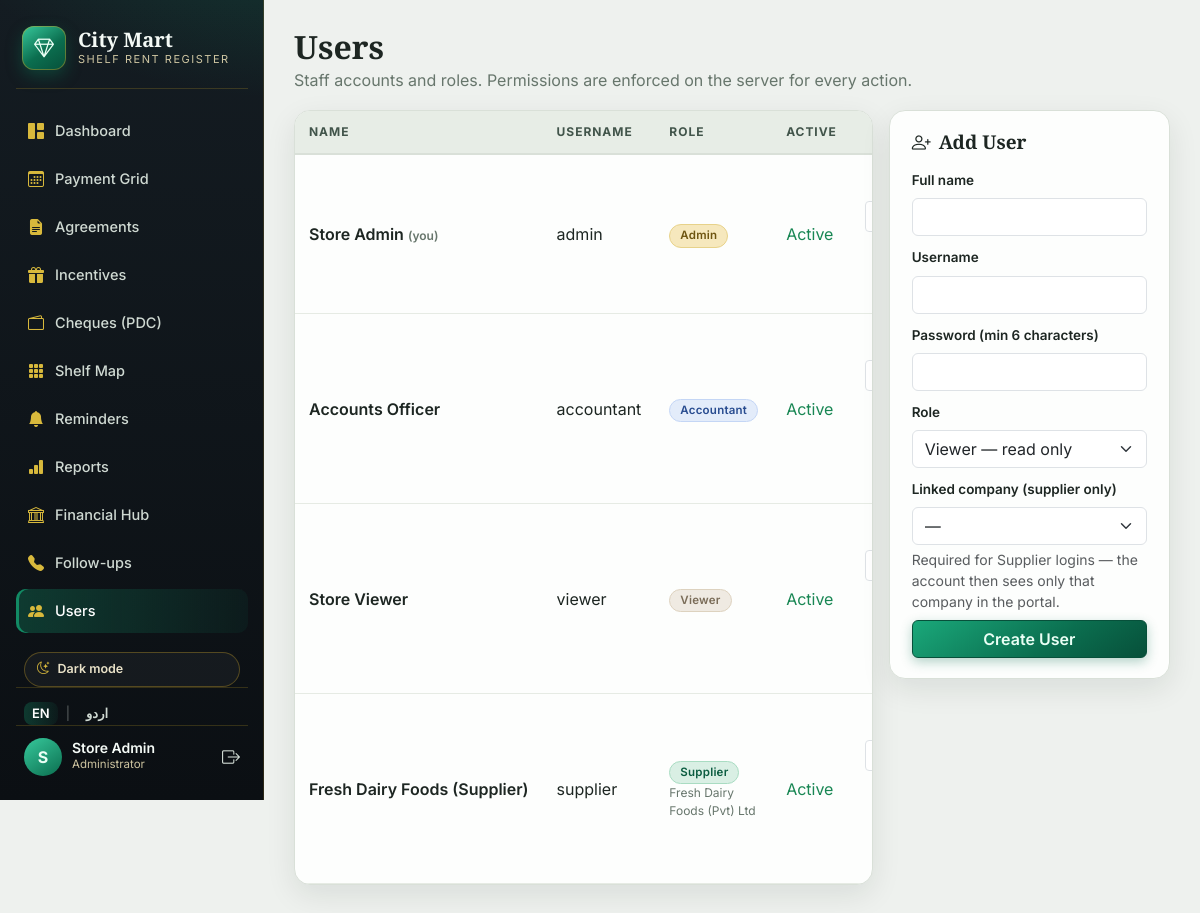
/users.php (signed in), run on the app's committed database.
### tables this page shows
CREATE TABLE IF NOT EXISTS users (
  id            INT UNSIGNED AUTO_INCREMENT PRIMARY KEY,
  name          VARCHAR(100) NOT NULL,
  username      VARCHAR(60)  NOT NULL UNIQUE,
  password_hash VARCHAR(255) NOT NULL,            
  role          ENUM('admin','accountant','viewer','supplier') NOT NULL DEFAULT 'viewer',
  company_id    INT UNSIGNED NULL,                
  is_active     TINYINT(1)   NOT NULL DEFAULT 1,
  created_at    TIMESTAMP    NOT NULL DEFAULT CURRENT_TIMESTAMP,
  KEY idx_users_company (company_id)
);

CREATE TABLE IF NOT EXISTS agreements (
  id                INT UNSIGNED AUTO_INCREMENT PRIMARY KEY,
  supplier_name     VARCHAR(150) NOT NULL,
  ledger_code       VARCHAR(60)  NOT NULL UNIQUE,
  contact_person    VARCHAR(100) NULL,
  contact_phone     VARCHAR(40)  NULL,
  contact_email     VARCHAR(120) NULL,
  rent_type         ENUM('fixed','percentage') NOT NULL DEFAULT 'fixed',
  rent_amount       DECIMAL(12,2) NULL,           
  percentage_rate   DECIMAL(5,2)  NULL,           
  wht_percent       DECIMAL(5,2)  NOT NULL DEFAULT 0,   
  gst_percent       DECIMAL(5,2)  NOT NULL DEFAULT 0,   
  shelf_id          INT UNSIGNED NULL,            
  billing_frequency ENUM('monthly','quarterly','display_drive') NOT NULL DEFAULT 'monthly',
  period_from       DATE NOT NULL,
  period_to         DATE NOT NULL,
  scan_file         VARCHAR(255) NULL,            
  notes             VARCHAR(255) NULL,
  created_by        INT UNSIGNED NULL,
  created_at        TIMESTAMP NOT NULL DEFAULT CURRENT_TIMESTAMP,
  updated_at        TIMESTAMP NOT NULL DEFAULT CURRENT_TIMESTAMP ON UPDATE CURRENT_TIMESTAMP,
  CONSTRAINT fk_agreements_user FOREIGN KEY (created_by) REFERENCES users(id) ON DELETE SET NULL,
  CONSTRAINT fk_agreements_shelf FOREIGN KEY (shelf_id) REFERENCES shelves(id) ON DELETE SET NULL,
  CHECK (period_to >= period_from)
);

### lang.php (called while the page is built, shortened)
<?php
function appLang(): string
{
    return $_SESSION['lang'] ?? 'en';
}
function t(string $key): string
{
    static $dict = null;
    $lang = appLang();
    return $dict[$lang][$key] ?? $dict['en'][$key] ?? $key;
}
function langUrl(string $lang): string
{
    $params = $_GET;
    $params['lang'] = $lang;
    $page = basename($_SERVER['PHP_SELF'] ?? 'index.php');
    return $page . '?' . http_build_query($params);
}

### auth.php (called while the page is built, shortened)
<?php
require_once __DIR__ . '/config.php';
require_once __DIR__ . '/lang.php';
function currentUser(): ?array
{
    return $_SESSION['user'] ?? null;
}
function isAdmin(): bool
{
    $u = currentUser();
    return $u && $u['role'] === 'admin';
}
function e($v): string
{
    return htmlspecialchars((string)($v ?? ''), ENT_QUOTES, 'UTF-8');
}

### config.php (called while the page is built, shortened)
<?php
function cfg(string $key)
{
    $map = [
        'db_host' => DB_HOST, 'db_port' => DB_PORT, 'db_name' => DB_NAME,
        'db_user' => DB_USER, 'db_pass' => DB_PASS,
        'mart_name' => MART_NAME, 'app_name' => APP_NAME, 'currency' => CURRENCY,
        'due_day' => DUE_DAY, 'expiry_warn_days' => EXPIRY_WARN_DAYS,
        'upload_dir' => UPLOAD_DIR, 'upload_url' => UPLOAD_URL,
        'max_upload_bytes' => MAX_UPLOAD_BYTES,
    ];
    return $map[$key] ?? null;
}

### users.php (the view, shortened to what this page needs)
<?php
require_once __DIR__ . '/layout.php';
$pdo = db();
$me  = currentUser();
$users = $pdo->query('SELECT u.*, a.supplier_name AS company_name FROM users u LEFT JOIN agreements a ON a.id = u.company_id ORDER BY u.role, u.name')->fetchAll();
$allAgreements = $pdo->query('SELECT id, supplier_name, ledger_code FROM agreements ORDER BY supplier_name')->fetchAll();
layoutHead(t('users'), 'users');
pageTitle(t('users'), t('users_subtitle'));
?>
<div class="row g-3">
  <div class="col-xl-8">
    <div class="panel p-0 overflow-hidden">
      <div class="table-responsive">
        <table class="table table-luxe align-middle mb-0">
          <thead><tr><th><?= e(t('name')) ?></th><th><?= e(t('username')) ?></th><th><?= e(t('role')) ?></th><th><?= e(t('active')) ?></th><th class="text-end"><?= e(t('manage')) ?></th></tr></thead>
          <tbody>
          <?php foreach ($users as $u): ?>
            <tr>
              <td class="text-nowrap fw-semibold"><?= e($u['name']) ?><?= (int)$u['id'] === (int)$me['id'] ? ' <span class="cell-sub">' . e(t('you_suffix')) . '</span>' : '' ?></td>
              <td><?= e($u['username']) ?></td>
              <td><span class="pill pill-role-<?= e($u['role']) ?>"><?= e(t('role_' . $u['role'])) ?></span><?php if ($u['role'] === 'supplier' && !empty($u['company_name'])): ?><div class="cell-sub"><?= e($u['company_name']) ?></div><?php endif; ?></td>
              <td><?= $u['is_active'] ? '<span class="text-success">' . e(t('active')) . '</span>' : '<span class="text-muted">' . e(t('inactive')) . '</span>' ?></td>
              <td class="text-end allow-wrap">
                <form method="post" class="d-inline-flex gap-1 align-items-center justify-content-end flex-wrap">
                  <select class="form-select form-select-sm w-auto" name="company_id" title="<?= e(t('linked_company')) ?>">
                    <option value="">—</option>
                    <?php foreach ($allAgreements as $ag): ?>
                      <option value="<?= (int)$ag['id'] ?>" <?= (int)($u['company_id'] ?? 0) === (int)$ag['id'] ? 'selected' : '' ?>><?= e($ag['supplier_name']) ?></option>
                    <?php endforeach; ?>
                  </select>
                </form>
              </td>
            </tr>
          <?php endforeach; ?>
          </tbody>
        </table>
      </div>
    </div>
  </div>
  <div class="col-xl-4">
    <div class="panel">
      <h2 class="panel-title"><i class="bi bi-person-plus me-2"></i><?= e(t('add_user')) ?></h2>
      <form method="post" class="row g-2">
        <div class="col-12">
          <label class="form-label"><?= e(t('full_name')) ?></label>
          <input class="form-control" name="name" required>
        </div>
        <div class="col-12">
          <label class="form-label"><?= e(t('username')) ?></label>
          <input class="form-control" name="username" required>
        </div>
        <div class="col-12">
          <label class="form-label"><?= e(t('password_min')) ?></label>
          <input type="password" class="form-control" name="password" required minlength="6">
        </div>
        <div class="col-12">
          <label class="form-label"><?= e(t('role')) ?></label>
          <select class="form-select" name="role">
            <option value="viewer"><?= e(t('role_viewer_desc')) ?></option>
          </select>
        </div>
        <div class="col-12">
          <label class="form-label"><?= e(t('linked_company')) ?></label>
          <select class="form-select" name="company_id">
            <option value="">—</option>
          </select>
          <div class="form-text"><?= e(t('supplier_link_note')) ?></div>
        </div>
        <div class="col-12"><button class="btn btn-gold w-100" type="submit"><?= e(t('create_user')) ?></button></div>
      </form>
    </div>
  </div>
</div>
<?php layoutFoot(); ?>

### layout.php (shortened to what this page needs)
<?php
require_once __DIR__ . '/auth.php';
function currentTheme(): string
{
    return ($_COOKIE['srr_theme'] ?? 'light') === 'dark' ? 'dark' : 'light';
}
    ?>
<?php
function layoutHead(string $title, string $active): void
{
    $u = currentUser();
    $lang = appLang();
    $theme = currentTheme();
    $roleLabel = ['admin' => t('role_administrator'), 'accountant' => t('role_accountant'), 'viewer' => t('role_viewer'), 'supplier' => t('role_supplier')][$u['role']] ?? $u['role'];
    $nav = [
        'index'      => ['index.php',      'bi-grid-1x2-fill',  t('dashboard')],
        'grid'       => ['grid.php',       'bi-calendar3',      t('payment_grid')],
        'agreements' => ['agreements.php', 'bi-file-earmark-text-fill', t('agreements')],
        'incentives' => ['incentives.php', 'bi-gift-fill',      t('incentives')],
        'cheques'    => ['cheques.php',    'bi-wallet2',        t('cheques')],
        'shelfmap'   => ['shelfmap.php',   'bi-grid-3x3-gap-fill', t('shelf_map')],
        'reminders'  => ['reminders.php',  'bi-bell-fill',      t('reminders')],
        'reports'    => ['reports.php',    'bi-bar-chart-fill', t('reports')],
        'financial'  => ['financial.php',  'bi-bank',           t('financial')],
        'followups'  => ['followups.php',  'bi-telephone-fill', t('followups')],
    ];
    if (isAdmin()) {
        $nav['users']    = ['users.php',    'bi-people-fill',  t('users')];
        $nav['settings'] = ['settings.php', 'bi-gear-fill',    t('settings')];
        $nav['audit']    = ['audit.php',    'bi-journal-text', t('audit_log')];
        $nav['backup']   = ['backup.php',   'bi-database-fill-down', t('backup_restore')];
    }
    ?>
<!DOCTYPE html>
<html lang="<?= e($lang) ?>" dir="<?= $lang === 'ur' ? 'rtl' : 'ltr' ?>" data-theme="<?= e($theme) ?>" data-bs-theme="<?= e($theme) ?>">
<head>
<link href="assets/vendor/bootstrap/bootstrap.min.css" rel="stylesheet">
<link href="assets/vendor/bootstrap-icons/bootstrap-icons.min.css" rel="stylesheet">
<link href="assets/css/app.css" rel="stylesheet">
</head>
<body>
<div class="shell">
  <aside class="sidebar">
    <div class="brand">
      <div class="brand-mark"><i class="bi bi-gem"></i></div>
      <div>
        <div class="brand-name"><?= e(cfg('mart_name')) ?></div>
        <div class="brand-sub">Shelf Rent Register</div>
      </div>
    </div>
    <nav class="side-nav">
      <?php foreach ($nav as $key => [$href, $icon, $label]): ?>
        <a class="side-link <?= $active === $key ? 'active' : '' ?>" href="<?= $href ?>">
          <i class="bi <?= $icon ?>"></i><span><?= $label ?></span>
        </a>
      <?php endforeach; ?>
    </nav>
    <button type="button" class="theme-toggle no-print" data-theme-toggle
            data-dark-label="<?= e(t('dark_mode')) ?>" data-light-label="<?= e(t('light_mode')) ?>"
            title="<?= e(t('dark_mode')) ?> / <?= e(t('light_mode')) ?>">
      <i class="bi <?= $theme === 'dark' ? 'bi-sun' : 'bi-moon-stars' ?>"></i><span data-theme-label><?= e($theme === 'dark' ? t('light_mode') : t('dark_mode')) ?></span>
    </button>
    <div class="lang-switch no-print">
      <a href="<?= e(langUrl('en')) ?>" class="<?= $lang === 'en' ? 'active' : '' ?>">EN</a>
      <span class="lang-sep">|</span>
      <a href="<?= e(langUrl('ur')) ?>" class="<?= $lang === 'ur' ? 'active' : '' ?>">اردو</a>
    </div>
    <div class="side-user">
      <div class="avatar"><?= e(strtoupper(substr($u['name'], 0, 1))) ?></div>
      <div class="flex-grow-1">
        <div class="side-user-name"><?= e($u['name']) ?></div>
        <div class="side-user-role"><?= e($roleLabel) ?></div>
      </div>
      <a class="logout" href="logout.php" title="<?= e(t('sign_out')) ?>"><i class="bi bi-box-arrow-right"></i></a>
    </div>
  </aside>
  <main class="content">
<?php
}
function layoutFoot(): void
{
    ?>
  </main>
</div>
</body>
</html>
<?php
}
function pageTitle(string $title, string $sub = ''): void
{
    echo '<div class="page-head"><h1>' . e($title) . '</h1>';
    if ($sub !== '') {
        echo '<p dir="auto">' . e($sub) . '</p>';
    }
    echo '</div>';
}

### data on the page
users: name "S", name "Store Admin", role "Administrator", username "admin", role "Admin"
users: name "Accounts Officer", username "accountant", role "Accountant"
users: name "Store Viewer", username "viewer", role "Viewer"
users: name "Fresh Dairy Foods (Supplier)", username "supplier", role "Supplier", company.supplier_name "Fresh Dairy Foods (Pvt) Ltd", company_id "Fresh Dairy Foods (Pvt) Ltd"

### other printed values
cfg('mart_name') "City Mart"
$label "Dashboard"
$label "Payment Grid"
$label "Agreements"
$label "Incentives"
$label "Cheques (PDC)"
$label "Shelf Map"
$label "Reminders"
$label "Reports"
$label "Financial Hub"
$label "Follow-ups"
$label "Users"
$theme === 'dark' ? t('light_mode') : t('dark_mode') "Dark mode"
$title "Users"
$sub "Staff accounts and roles. Permissions are enforced on the server for every action."
